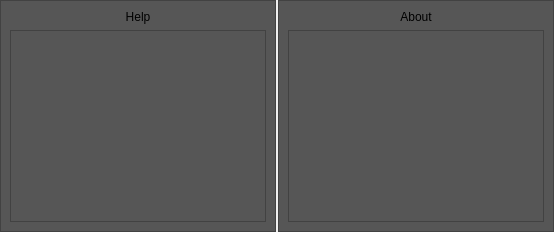
           <widget class="QWidget" name="HelpPage">
            <layout class="QHBoxLayout" name="horizontalLayout_10">
             <property name="spacing">
              <number>2</number>
             </property>
             <property name="margin">
              <number>0</number>
             </property>
             <item>
              <widget class="QFrame" name="frame_13">
               <property name="styleSheet">
                <string notr="true">background-color: rgb(86, 86, 86)</string>
               </property>
               <property name="frameShape">
                <enum>QFrame::StyledPanel</enum>
               </property>
               <property name="frameShadow">
                <enum>QFrame::Raised</enum>
               </property>
               <layout class="QVBoxLayout" name="verticalLayout_17">
                <item>
                 <widget class="QLabel" name="label_3">
                  <property name="text">
                   <string>Help</string>
                  </property>
                  <property name="textFormat">
                   <enum>Qt::PlainText</enum>
                  </property>
                  <property name="scaledContents">
                   <bool>true</bool>
                  </property>
                  <property name="alignment">
                   <set>Qt::AlignCenter</set>
                  </property>
                 </widget>
                </item>
                <item>
                 <widget class="QTextBrowser" name="textBrowser"/>
                </item>
               </layout>
              </widget>
             </item>
             <item>
              <widget class="QFrame" name="frame_14">
               <property name="styleSheet">
                <string notr="true">background-color: rgb(86, 86, 86)</string>
               </property>
               <property name="frameShape">
                <enum>QFrame::StyledPanel</enum>
               </property>
               <property name="frameShadow">
                <enum>QFrame::Raised</enum>
               </property>
               <layout class="QVBoxLayout" name="verticalLayout_16">
                <item>
                 <widget class="QLabel" name="label_4">
                  <property name="text">
                   <string>About</string>
                  </property>
                  <property name="textFormat">
                   <enum>Qt::PlainText</enum>
                  </property>
                  <property name="scaledContents">
                   <bool>true</bool>
                  </property>
                  <property name="alignment">
                   <set>Qt::AlignCenter</set>
                  </property>
                 </widget>
                </item>
                <item>
                 <widget class="QTextBrowser" name="textBrowser_2"/>
                </item>
               </layout>
              </widget>
             </item>
            </layout>
           </widget>
